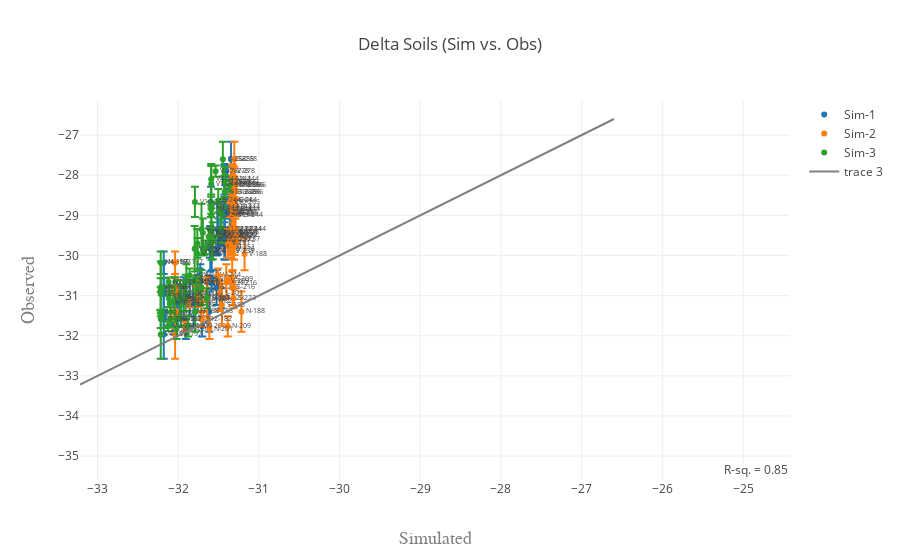

The cell this chart's notebook holds for it:
### Code cell
test_var = 'd13C'
sd = 'd13C.SD'

data = []
for folder in range(1, folders + 1):
    df = delta_dat.loc[delta_dat['IDsim'] == ('Sim-' + str(folder))]
    #df = df.loc[df['Transect'] == 'N']
    trace = get_scatter(df, test_var, sd, name=('Sim-' + str(folder)))
    data.append(trace)
    
data.append(get_xy_line(delta_dat, test_var, delta=True))

fig = go.Figure(data=data, layout=get_layout(delta_dat, test_var, title='Delta Soils (Sim vs. Obs)'))
iplot(fig)
